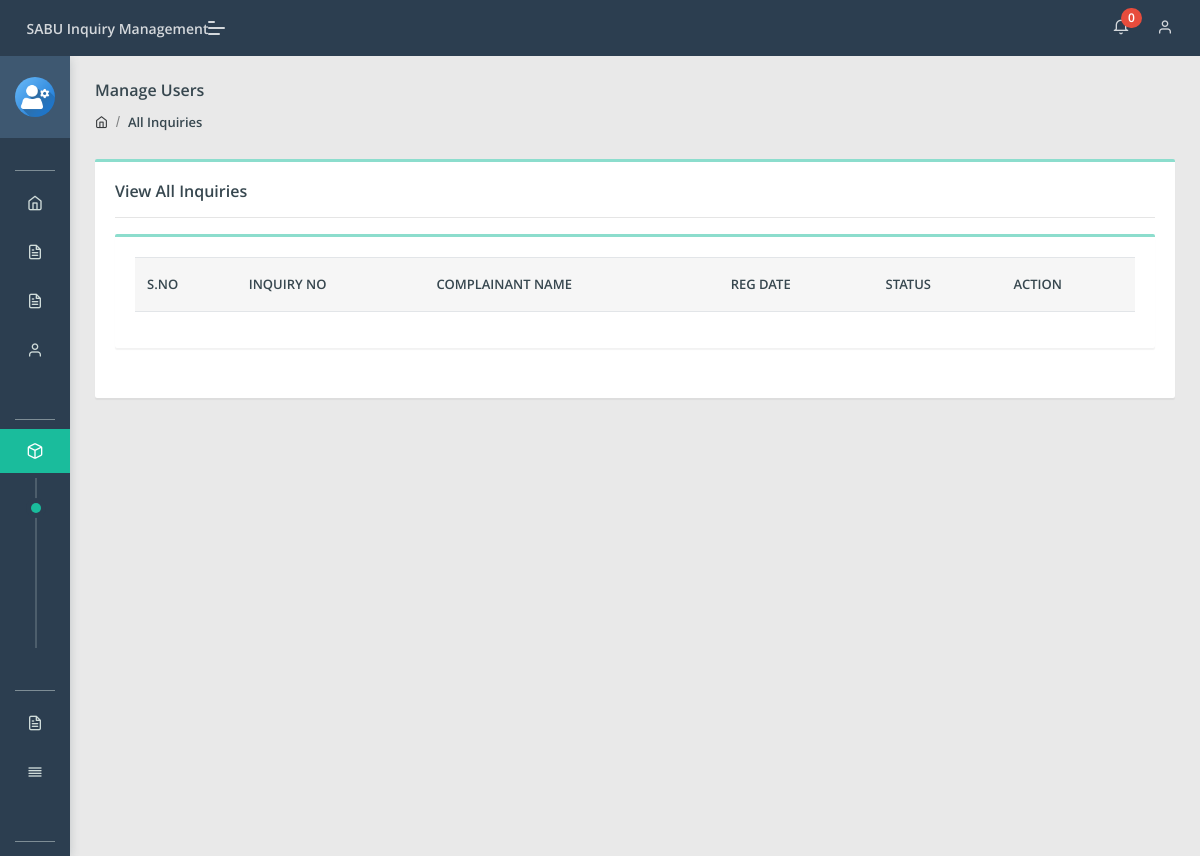
Before: /admin/all-inquiry.php (signed in) with the older database file.
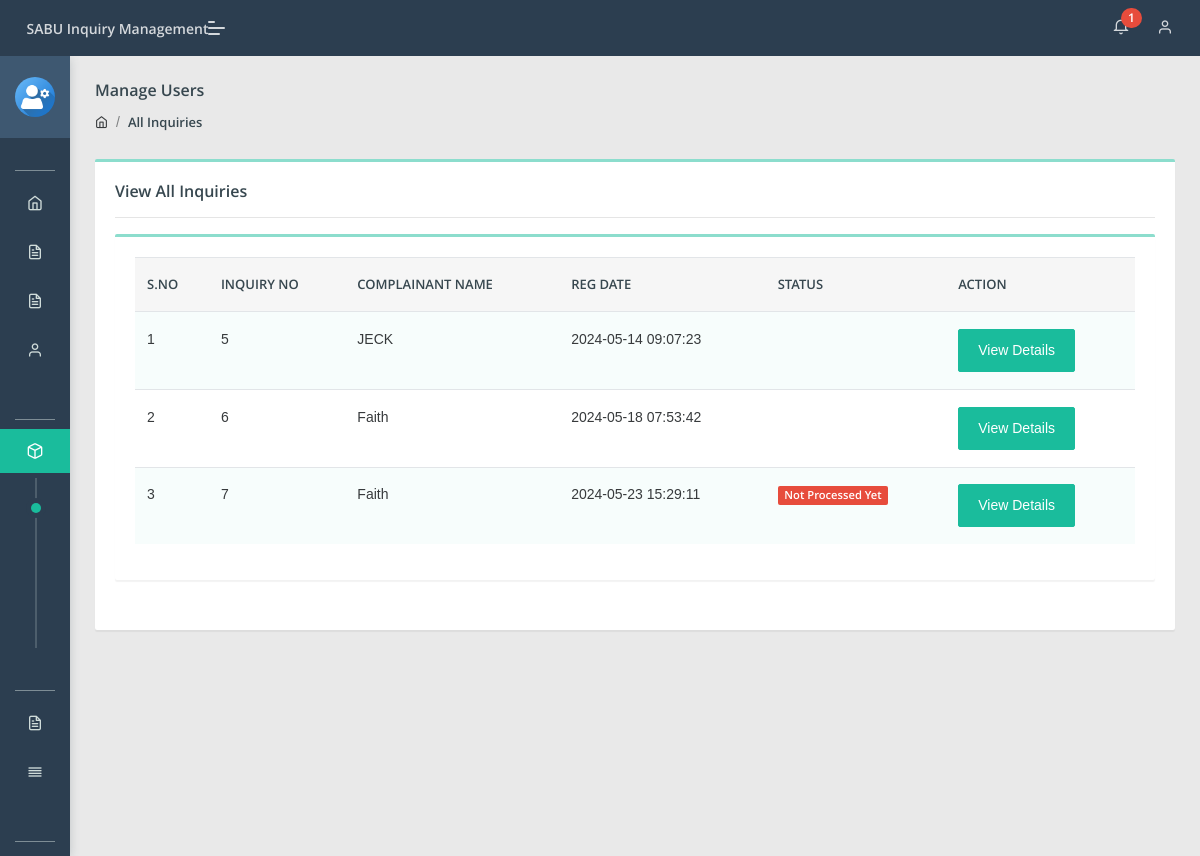
After: the same page with the newer database file.
### tables this page shows
CREATE TABLE `tblinquiries` (
  `inquiryNumber` int NOT NULL,
  `userId` int DEFAULT NULL,
  `category` int DEFAULT NULL,
  `subcategory` varchar(255) DEFAULT NULL,
  `inquiryType` varchar(255) DEFAULT NULL,
  `state` varchar(255) DEFAULT NULL,
  `noc` varchar(255) DEFAULT NULL,
  `inquiryDetails` mediumtext,
  `inquiryFile` varchar(255) DEFAULT NULL,
  `regDate` timestamp NULL DEFAULT CURRENT_TIMESTAMP,
  `status` varchar(50) DEFAULT NULL,
  `lastUpdationDate` timestamp NULL DEFAULT NULL ON UPDATE CURRENT_TIMESTAMP
);

CREATE TABLE `users` (
  `id` int NOT NULL,
  `fullName` varchar(255) DEFAULT NULL,
  `userEmail` varchar(255) DEFAULT NULL,
  `password` varchar(255) DEFAULT NULL,
  `contactNo` bigint DEFAULT NULL,
  `address` tinytext,
  `State` varchar(255) DEFAULT NULL,
  `country` varchar(255) DEFAULT NULL,
  `pincode` int DEFAULT NULL,
  `userImage` varchar(255) DEFAULT NULL,
  `regDate` timestamp NOT NULL DEFAULT CURRENT_TIMESTAMP,
  `updationDate` timestamp NULL DEFAULT NULL,
  `status` int DEFAULT NULL
);

### admin/all-inquiry.php (the view, shortened to what this page needs)
<?php
include('include/config.php');
if(strlen($_SESSION['aid'])==0)
    {
header('location:index.php');
}
else{
?>
<!DOCTYPE html>
<html lang="en">
<head>
    <link rel="stylesheet" href="assets/css/style.css">
</head>
<body class="">
	<?php include('include/sidebar.php');?>
	<?php include('include/header.php');?>
<section class="pcoded-main-container">
    <div class="pcoded-content">
        <div class="page-header">
            <div class="page-block">
                <div class="row align-items-center">
                    <div class="col-md-12">
                        <div class="page-header-title">
                            <h5 class="m-b-10">Manage Users</h5>
                        </div>
                        <ul class="breadcrumb">
                            <li class="breadcrumb-item"><a href="dashboard.php"><i class="feather icon-home"></i></a></li>
                            <li class="breadcrumb-item"><a href="all-inquiry.php">All Inquiries</a></li>
                        </ul>
                    </div>
                </div>
            </div>
        </div>
        <div class="row">
            <div class="col-sm-12">
                <div class="card">
                    <div class="card-body">
                        <h5>View All Inquiries</h5>
                        <hr>
                      <div class="row">
                            <div class="col-xl-12">
                <div class="card">
                    <div class="card-body table-border-style">
                        <div class="table-responsive">
                            <table class="table table-striped">
                                <thead>
                                        <tr><th>S.No</th>
											<th>Inquiry No</th>
											<th>Complainant Name</th>
											<th>Reg Date</th>
											<th>Status</th>
											<th>Action</th>
										</tr>
                                </thead>
                                <tbody>
                                    <?php
$query=mysqli_query($con,"select tblinquiries.*,users.fullName as name from tblinquiries join users on users.id=tblinquiries.userId");
$cnt=1;
while($row=mysqli_fetch_array($query))
{
?>
                                        <tr>
                                            <td><?php echo htmlentities($cnt);?></td>
                                            <td><?php echo htmlentities($row['inquiryNumber']);?></td>
                                            <td><?php echo htmlentities($row['name']);?></td>
                                            <td> <?php echo htmlentities($row['regDate']);?></td>
                                           <td>
                                                <?php $status=$row['status'];
                                                if($status==''): ?>
                                                <span class="badge badge-danger">Not Processed Yet</span>
                                            <?php elseif($status=='in process'):?>
                                             <span class="badge badge-warning">In Process</span>
                                         <?php elseif($status=='processed'):?>
                                             <span class="badge badge-success">processed</span>
                                         <?php endif;?>
</td>
<td>   <a href="inquiry-details.php?cid=<?php echo htmlentities($row['inquiryNumber']);?>" class="btn btn-primary"> View Details</a>
											</td>
                                        </tr>
                                        <?php $cnt=$cnt+1; } ?>
                                </tbody>
                            </table>
                        </div>
                    </div>
                </div>
            </div>
                        </div>
                    </div>
                </div>
            </div>
        </div>
    </div>
</section>
</body>
</html>
<?php } ?>

### admin/include/header.php (shortened to what this page needs)
<header class="navbar pcoded-header navbar-expand-lg navbar-light header-dark">
				<div class="m-header">
					<a class="mobile-menu" id="mobile-collapse" href="#!"><span></span></a>
					<a href="dashboard.php" class="b-brand">
						<strong>SABU Inquiry Management</strong>
					</a>
				</div>
				<div class="collapse navbar-collapse">
					<ul class="navbar-nav ml-auto">
						<li>
							<div class="dropdown">
								<a class="dropdown-toggle" href="#" data-toggle="dropdown">
									<i class="icon feather icon-bell"></i>
									<?php
$rt = mysqli_query($con,"select tblinquiries.*,users.fullName as name from tblinquiries join users on users.id=tblinquiries.userId where tblinquiries.status is null");
$num1 = mysqli_num_rows($rt);
?>
									<span class="badge badge-pill badge-danger"><?php echo htmlentities($num1)?></span>
								</a>
							</div>
						</li>
						<li>
							<div class="dropdown drp-user">
								<a href="#" class="dropdown-toggle" data-toggle="dropdown">
									<i class="feather icon-user"></i>
								</a>
							</div>
						</li>
					</ul>
				</div>
	</header>

Changed rows visible on the page:
added tblinquiries: inquiryNumber "5", userId.fullName "JECK", regDate "2024-05-14 09:07:23"
added tblinquiries: inquiryNumber "6", userId.fullName "Faith", regDate "2024-05-18 07:53:42"
added tblinquiries: inquiryNumber "7", userId.fullName "Faith", regDate "2024-05-23 15:29:11", shows "Not Processed Yet"
Other visible differences:
$num1: "0" → "1"
